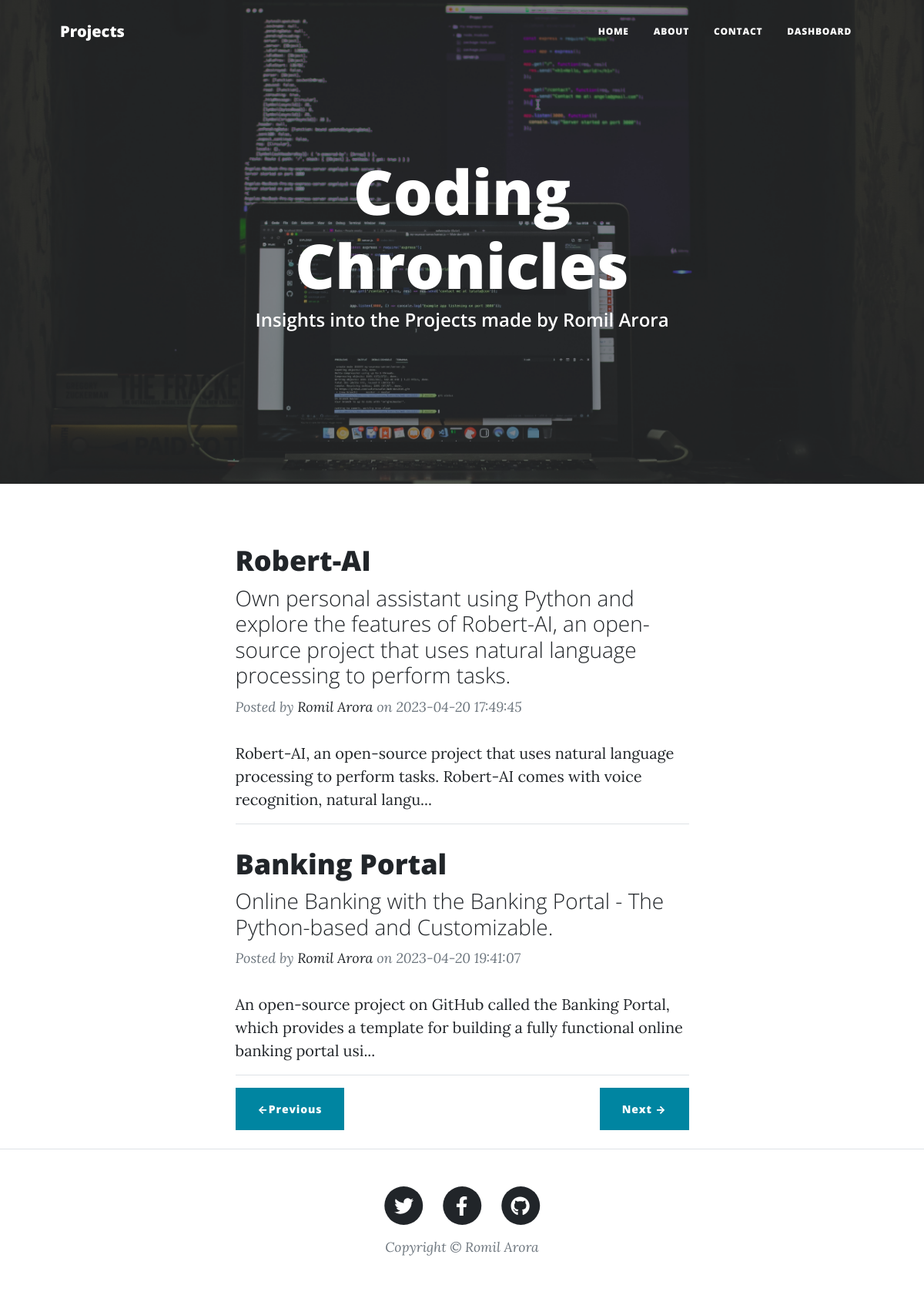
/index, run on the app's committed database.
### app.py (models this page shows)
class Posts(db.Model):
    sno = db.Column(db.Integer, default = 0 ,primary_key = True)
    title = db.Column(db.String(80),nullable = False)
    slug = db.Column(db.String(20), nullable = False)
    content = db.Column(db.String(120), nullable = False)
    date = db.Column(db.String(12), nullable = True)
    img_file = db.Column(db.String(25), nullable = True)
    tagline = db.Column(db.String(25), nullable = True)

### app.py (the view)
@app.route('/index')
def home():
    posts = Posts.query.filter_by().all()[0:params['no_of_posts']]
    return render_template('index.html',params = params, posts = posts)

### templates/index.html
{% extends "layout.html" %}
{% block body %}
        <header class="masthead" style="background-image: url('{{url_for('static', filename = 'img/cod.jpg') }}')">
            <div class="container position-relative px-4 px-lg-5">
                <div class="row gx-4 gx-lg-5 justify-content-center">
                    <div class="col-md-10 col-lg-8 col-xl-7">
                        <div class="site-heading">
                            <h1>{{ params["blog_name"] }}</h1>
                            <span class="subheading">Insights into the Projects made by Romil Arora</span>
                        </div>
                    </div>
                </div>
            </div>
        </header>
        <div class="container px-4 px-lg-5">
            <div class="row gx-4 gx-lg-5 justify-content-center">
                <div class="col-md-10 col-lg-8 col-xl-7">
                    {% for post in posts %}
                    <div class="post-preview">
                        <a href="/post/{{post.slug}}">
                            <h2 class="post-title">{{post.title}}</h2>
                            <h3 class="post-subtitle">{{post.tagline}}</h3>
                        </a>
                        <p class="post-meta">
                            Posted by
                            <a href="{{params['git_url']}}" target="_blank"> Romil Arora</a>
                            on {{post.date}}</p>
                       </div>
                       {{post.content[0:143]}}...
                       <hr>
                    {% endfor %}
                    <div class="d-flex justify-content-between mb-4">
                        <a class="btn btn-primary" href="{{prev}}">&larr;Previous</a>
                        <a class="btn btn-primary" href="{{next}}">Next →</a>
                    </div>
                </div>
            </div>
        </div>
{% endblock %}

### data on the page
Posts: title "Robert-AI", tagline "Own personal assistant using Python and explore the features of Robert-AI, an open-source project that uses natural language processing to perform tasks.", date "2023-04-20 17:49:45", content "Robert-AI, an open-source project that uses natural language processing to perform tasks. Robert-AI comes with voice recognition, natural langu"
Posts: title "Banking Portal", tagline "Online Banking with the Banking Portal - The Python-based and Customizable.", date "2023-04-20 19:41:07", content "An open-source project on GitHub called the Banking Portal, which provides a template for building a fully functional online banking portal usi"

### other printed values
{{ params["blog_name"] }} "Coding Chronicles"
